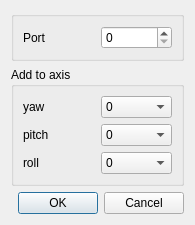
<?xml version="1.0" encoding="UTF-8"?>
<ui version="4.0">
 <class>UICFTNClientControls</class>
 <widget class="QWidget" name="UICFTNClientControls">
  <property name="windowModality">
   <enum>Qt::NonModal</enum>
  </property>
  <property name="geometry">
   <rect>
    <x>0</x>
    <y>0</y>
    <width>195</width>
    <height>224</height>
   </rect>
  </property>
  <property name="windowTitle">
   <string>UDP tracker settings</string>
  </property>
  <property name="windowIcon">
   <iconset>
    <normaloff>../gui/images/facetracknoir.png</normaloff>../gui/images/facetracknoir.png</iconset>
  </property>
  <property name="layoutDirection">
   <enum>Qt::LeftToRight</enum>
  </property>
  <property name="autoFillBackground">
   <bool>false</bool>
  </property>
  <layout class="QVBoxLayout" name="verticalLayout">
   <item>
    <widget class="QGroupBox" name="groupBox">
     <property name="sizePolicy">
      <sizepolicy hsizetype="Preferred" vsizetype="Maximum">
       <horstretch>0</horstretch>
       <verstretch>0</verstretch>
      </sizepolicy>
     </property>
     <property name="title">
      <string/>
     </property>
     <layout class="QGridLayout" name="gridLayout">
      <item row="0" column="0">
       <widget class="QLabel" name="label_5">
        <property name="text">
         <string>Port</string>
        </property>
       </widget>
      </item>
      <item row="0" column="1">
       <widget class="QSpinBox" name="spinPortNumber">
        <property name="minimum">
         <number>0</number>
        </property>
        <property name="maximum">
         <number>65535</number>
        </property>
       </widget>
      </item>
     </layout>
    </widget>
   </item>
   <item>
    <widget class="QGroupBox" name="groupBox_2">
     <property name="title">
      <string>Add to axis</string>
     </property>
     <layout class="QGridLayout" name="gridLayout_3">
      <item row="0" column="0">
       <widget class="QLabel" name="label_7">
        <property name="text">
         <string>yaw</string>
        </property>
       </widget>
      </item>
      <item row="0" column="1">
       <widget class="QComboBox" name="add_yaw">
        <item>
         <property name="text">
          <string>0</string>
         </property>
        </item>
        <item>
         <property name="text">
          <string>+90</string>
         </property>
        </item>
        <item>
         <property name="text">
          <string>-90</string>
         </property>
        </item>
        <item>
         <property name="text">
          <string>+180</string>
         </property>
        </item>
        <item>
         <property name="text">
          <string>-180</string>
         </property>
        </item>
       </widget>
      </item>
      <item row="1" column="0">
       <widget class="QLabel" name="label_8">
        <property name="text">
         <string>pitch</string>
        </property>
       </widget>
      </item>
      <item row="2" column="0">
       <widget class="QLabel" name="label_10">
        <property name="text">
         <string>roll</string>
        </property>
       </widget>
      </item>
      <item row="1" column="1">
       <widget class="QComboBox" name="add_pitch">
        <item>
         <property name="text">
          <string>0</string>
         </property>
        </item>
        <item>
         <property name="text">
          <string>+90</string>
         </property>
        </item>
        <item>
         <property name="text">
          <string>-90</string>
         </property>
        </item>
        <item>
         <property name="text">
          <string>+180</string>
         </property>
        </item>
        <item>
         <property name="text">
          <string>-180</string>
         </property>
        </item>
       </widget>
      </item>
      <item row="2" column="1">
       <widget class="QComboBox" name="add_roll">
        <item>
         <property name="text">
          <string>0</string>
         </property>
        </item>
        <item>
         <property name="text">
          <string>+90</string>
         </property>
        </item>
        <item>
         <property name="text">
          <string>-90</string>
         </property>
        </item>
        <item>
         <property name="text">
          <string>+180</string>
         </property>
        </item>
        <item>
         <property name="text">
          <string>-180</string>
         </property>
        </item>
       </widget>
      </item>
     </layout>
    </widget>
   </item>
   <item>
    <spacer name="verticalSpacer">
     <property name="orientation">
      <enum>Qt::Vertical</enum>
     </property>
     <property name="sizeHint" stdset="0">
      <size>
       <width>20</width>
       <height>40</height>
      </size>
     </property>
    </spacer>
   </item>
   <item>
    <widget class="QDialogButtonBox" name="buttonBox">
     <property name="standardButtons">
      <set>QDialogButtonBox::Cancel|QDialogButtonBox::Ok</set>
     </property>
    </widget>
   </item>
  </layout>
 </widget>
 <resources/>
 <connections/>
 <slots>
  <slot>startEngineClicked()</slot>
  <slot>stopEngineClicked()</slot>
  <slot>cameraSettingsClicked()</slot>
 </slots>
</ui>
